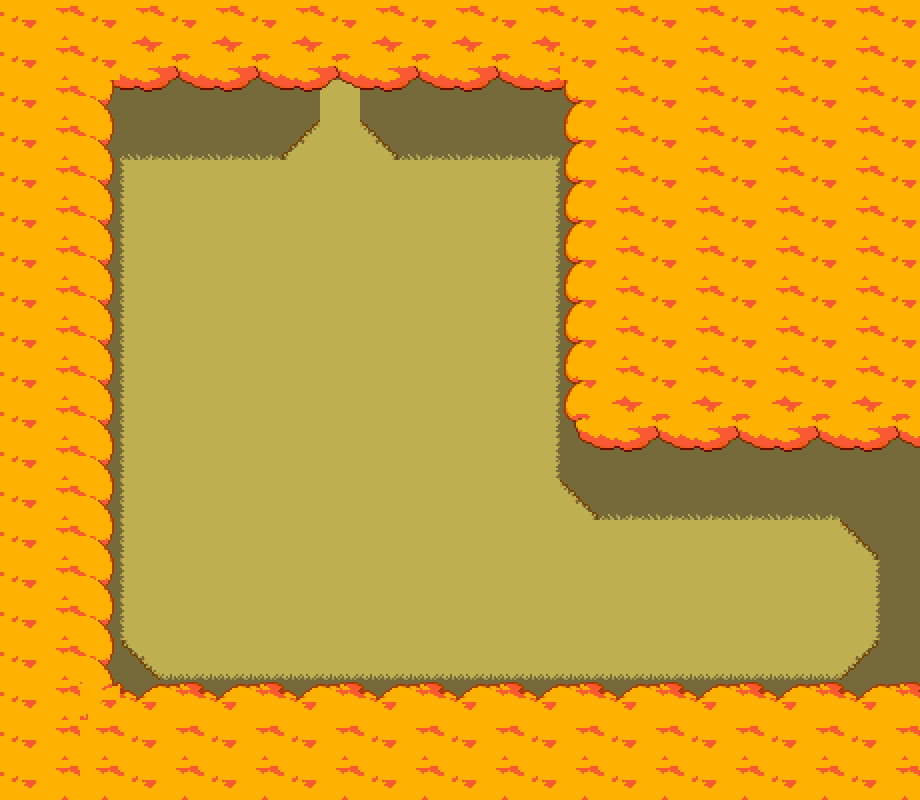

Tiled map render using the project's own tile images. Description and the whole map definition, tile-layer contents included, below:
An orthogonal 23x20 tile map with 40x40 px tiles, 4 tile layers (Tile Layer 1, Tile Layer 2, Tile Layer 3, Tile Layer 4) and 10 objects (savepoint, transition, spawn, entry).

<map version="1.11" tiledversion="1.11.0" orientation="orthogonal" renderorder="right-down" width="23" height="20" tilewidth="40" tileheight="40" infinite="0" nextlayerid="9" nextobjectid="11">
 <editorsettings>
  <export target="data.lua" format="lua" />
 </editorsettings>
 <properties>
  <property name="border" value="leaves" />
  <property name="light" type="bool" value="true" />
  <property name="music" value="deltarune/mus_birdnoise" />
  <property name="name" value="Hometown - Forest" />
 </properties>
 <tileset firstgid="1" source="../../tilesets/hometown_forest.tsx" />
 <layer id="1" name="Tile Layer 1" width="23" height="20">
  <data encoding="csv">
57,57,57,57,57,57,57,57,57,57,57,57,57,57,57,57,57,57,57,57,57,57,57,
57,57,57,57,57,57,57,57,57,57,57,57,57,57,57,57,57,57,57,57,57,57,57,
57,57,57,57,57,57,57,57,60,57,57,57,57,57,57,57,57,57,57,57,57,57,57,
57,57,57,57,57,57,57,57,60,57,57,57,57,57,57,57,57,57,57,57,57,57,57,
57,57,57,60,60,60,60,60,60,60,60,60,60,60,57,57,57,57,57,57,57,57,57,
57,57,57,60,60,60,60,60,60,60,60,60,60,60,57,57,57,57,57,57,57,57,57,
57,57,57,60,60,60,60,60,60,60,60,60,60,60,57,57,57,57,57,57,57,57,57,
57,57,57,60,60,60,60,60,60,60,60,60,60,60,57,57,57,57,57,57,57,57,57,
57,57,57,60,60,60,60,60,60,60,60,60,60,60,57,57,57,57,57,57,57,57,57,
57,57,57,60,60,60,60,60,60,60,60,60,60,60,57,57,57,57,57,57,57,57,57,
57,57,57,60,60,60,60,60,60,60,60,60,60,60,57,57,57,57,57,57,57,57,57,
57,57,57,60,60,60,60,60,60,60,60,60,60,60,57,57,57,57,57,57,57,57,57,
57,57,57,60,60,60,60,60,60,60,60,60,60,60,57,57,57,57,57,57,57,57,57,
57,57,57,60,60,60,60,60,60,60,60,60,60,60,60,60,60,60,60,60,60,57,57,
57,57,57,60,60,60,60,60,60,60,60,60,60,60,60,60,60,60,60,60,60,60,57,
57,57,57,60,60,60,60,60,60,60,60,60,60,60,60,60,60,60,60,60,60,60,57,
57,57,57,57,60,60,60,60,60,60,60,60,60,60,60,60,60,60,60,60,60,57,57,
57,57,57,57,57,57,57,57,57,57,57,57,57,57,57,57,57,57,57,57,57,57,57,
57,57,57,57,57,57,57,57,57,57,57,57,57,57,57,57,57,57,57,57,57,57,57,
57,57,57,57,57,57,57,57,57,57,57,57,57,57,57,57,57,57,57,57,57,57,57
</data>
 </layer>
 <layer id="2" name="Tile Layer 2" width="23" height="20">
  <data encoding="csv">
0,0,0,0,0,0,0,0,0,0,0,0,0,0,0,0,0,0,0,0,0,0,0,
0,0,0,0,0,0,0,0,0,0,0,0,0,0,0,0,0,0,0,0,0,0,0,
0,0,0,156,157,158,157,156,0,158,157,156,157,158,0,0,0,0,0,0,0,0,0,
0,0,0,68,68,68,68,51,0,53,68,68,68,68,0,0,0,0,0,0,0,0,0,
0,0,0,69,0,0,0,0,0,0,0,0,0,67,0,0,0,0,0,0,0,0,0,
0,0,0,69,0,0,0,0,0,0,0,0,0,67,0,0,0,0,0,0,0,0,0,
0,0,0,69,0,0,0,0,0,0,0,0,0,67,0,0,0,0,0,0,0,0,0,
0,0,0,69,0,0,0,0,0,0,0,0,0,67,0,0,0,0,0,0,0,0,0,
0,0,0,69,0,0,0,0,0,0,0,0,0,67,0,0,0,0,0,0,0,0,0,
0,0,0,69,0,0,0,0,0,0,0,0,0,67,0,0,0,0,0,0,0,0,0,
0,0,0,69,0,0,0,0,0,0,0,0,0,67,0,0,0,0,0,0,0,0,0,
0,0,0,69,0,0,0,0,0,0,0,0,0,67,155,156,157,158,157,158,157,156,157,
0,0,0,69,0,0,0,0,0,0,0,0,0,0,53,68,68,68,68,68,68,0,0,
0,0,0,69,0,0,0,0,0,0,0,0,0,0,0,0,0,0,0,0,0,53,0,
0,0,0,69,0,0,0,0,0,0,0,0,0,0,0,0,0,0,0,0,0,67,0,
0,0,0,69,0,0,0,0,0,0,0,0,0,0,0,0,0,0,0,0,0,67,0,
0,0,0,73,46,46,46,46,46,46,46,46,46,46,46,46,46,46,46,46,46,75,0,
0,0,0,0,0,0,0,0,0,0,0,0,0,0,0,0,0,0,0,0,0,0,0,
0,0,0,0,0,0,0,0,0,0,0,0,0,0,0,0,0,0,0,0,0,0,0,
0,0,0,0,0,0,0,0,0,0,0,0,0,0,0,0,0,0,0,0,0,0,0
</data>
 </layer>
 <objectgroup id="5" name="collision">
  <object id="1" x="600" y="120" width="320" height="360" />
  <object id="2" x="360" y="0" width="240" height="120" />
  <object id="3" x="80" y="0" width="240" height="120" />
  <object id="4" x="40" y="120" width="40" height="600" />
  <object id="5" x="80" y="720" width="840" height="40" />
  <object id="6" x="920" y="480" width="40" height="240" />
 </objectgroup>
 <objectgroup id="6" name="objects">
  <object id="7" name="savepoint" x="320" y="320" width="40" height="40">
   <properties>
    <property name="text1">* (The sunlight shines through
the leaves.)</property>
    <property name="text2" value="* (You are filled with the power of a mysterious new adventure.)" />
   </properties>
  </object>
  <object id="8" name="transition" x="320" y="-40" width="40" height="40">
   <properties>
    <property name="map" value="pre_evershade" />
    <property name="marker" value="south" />
   </properties>
  </object>
 </objectgroup>
 <objectgroup id="7" name="markers">
  <object id="9" name="spawn" x="840" y="600">
   <point />
  </object>
  <object id="10" name="entry" x="340" y="40">
   <point />
  </object>
 </objectgroup>
 <layer id="3" name="Tile Layer 3" width="23" height="20">
  <data encoding="csv">
151,150,151,150,151,150,151,150,151,150,151,150,151,150,151,150,151,150,151,150,151,150,151,
151,150,151,145,146,145,146,145,146,145,146,145,146,147,151,150,151,150,151,150,151,150,151,
151,150,201,0,0,0,0,0,157,0,0,0,0,0,203,150,151,150,151,150,151,150,151,
151,150,95,0,0,0,0,0,0,0,0,0,0,0,149,150,151,150,151,150,151,150,151,
151,150,95,0,0,0,0,0,0,0,0,0,0,0,149,150,151,150,151,150,151,150,151,
151,150,95,0,0,0,0,0,0,0,0,0,0,0,149,150,151,150,151,150,151,150,151,
151,150,95,0,0,0,0,0,0,0,0,0,0,0,149,150,151,150,151,150,151,150,151,
151,150,95,0,0,0,0,0,0,0,0,0,0,0,149,150,151,150,151,150,151,150,151,
151,150,95,0,0,0,0,0,0,0,0,0,0,0,149,150,151,150,151,150,151,150,151,
151,150,95,0,0,0,0,0,0,0,0,0,0,0,149,150,151,150,151,150,151,150,151,
151,150,95,0,0,0,0,0,0,0,0,0,0,0,144,145,146,147,146,147,146,147,146,
151,150,95,0,0,0,0,0,0,0,0,0,0,0,155,0,0,0,0,0,0,0,0,
151,150,95,0,0,0,0,0,0,0,0,0,0,0,0,0,0,0,0,0,0,0,0,
151,150,95,0,0,0,0,0,0,0,0,0,0,0,0,0,0,0,0,0,0,0,0,
151,150,95,0,0,0,0,0,0,0,0,0,0,0,0,0,0,0,0,0,0,0,0,
151,150,95,0,0,0,0,0,0,0,0,0,0,0,0,0,0,0,0,0,0,0,0,
151,150,95,0,0,0,0,0,0,0,0,0,0,0,0,0,0,0,0,0,0,0,0,
151,150,192,140,141,140,141,140,141,140,141,140,141,140,141,140,141,140,141,140,141,140,141,
151,150,150,151,150,151,150,151,150,151,150,151,150,151,150,151,150,151,150,151,150,151,152,
151,150,150,151,150,151,150,151,150,151,150,151,150,151,150,151,150,151,150,151,150,151,152
</data>
 </layer>
 <layer id="4" name="Tile Layer 4" width="23" height="20">
  <data encoding="csv">
0,0,0,0,0,0,0,0,0,0,0,0,0,0,0,0,0,0,0,0,0,0,0,
0,0,0,0,0,0,0,0,0,0,0,0,0,0,0,0,0,0,0,0,0,0,0,
0,0,153,0,0,0,0,0,0,0,0,0,0,0,149,0,0,0,0,0,0,0,0,
0,0,0,0,0,0,0,0,0,0,0,0,0,0,0,0,0,0,0,0,0,0,0,
0,0,0,0,0,0,0,0,0,0,0,0,0,0,0,0,0,0,0,0,0,0,0,
0,0,0,0,0,0,0,0,0,0,0,0,0,0,0,0,0,0,0,0,0,0,0,
0,0,0,0,0,0,0,0,0,0,0,0,0,0,0,0,0,0,0,0,0,0,0,
0,0,0,0,0,0,0,0,0,0,0,0,0,0,0,0,0,0,0,0,0,0,0,
0,0,0,0,0,0,0,0,0,0,0,0,0,0,0,0,0,0,0,0,0,0,0,
0,0,0,0,0,0,0,0,0,0,0,0,0,0,0,0,0,0,0,0,0,0,0,
0,0,0,0,0,0,0,0,0,0,0,0,0,0,0,0,0,0,0,0,0,0,0,
0,0,0,0,0,0,0,0,0,0,0,0,0,0,0,0,0,0,0,0,0,0,0,
0,0,0,0,0,0,0,0,0,0,0,0,0,0,0,0,0,0,0,0,0,0,0,
0,0,0,0,0,0,0,0,0,0,0,0,0,0,0,0,0,0,0,0,0,0,0,
0,0,0,0,0,0,0,0,0,0,0,0,0,0,0,0,0,0,0,0,0,0,0,
0,0,0,0,0,0,0,0,0,0,0,0,0,0,0,0,0,0,0,0,0,0,0,
0,0,0,0,0,0,0,0,0,0,0,0,0,0,0,0,0,0,0,0,0,0,0,
0,0,0,0,0,0,0,0,0,0,0,0,0,0,0,0,0,0,0,0,0,0,0,
0,0,0,0,0,0,0,0,0,0,0,0,0,0,0,0,0,0,0,0,0,0,0,
0,0,0,0,0,0,0,0,0,0,0,0,0,0,0,0,0,0,0,0,0,0,0
</data>
 </layer>
 <imagelayer id="8" name="cover" parallaxx="0.9" parallaxy="0.9" repeatx="1" repeaty="1">
  <image source="../../../../assets/sprites/maps/graveyardover.png" width="1200" height="480" />
 </imagelayer>
</map>